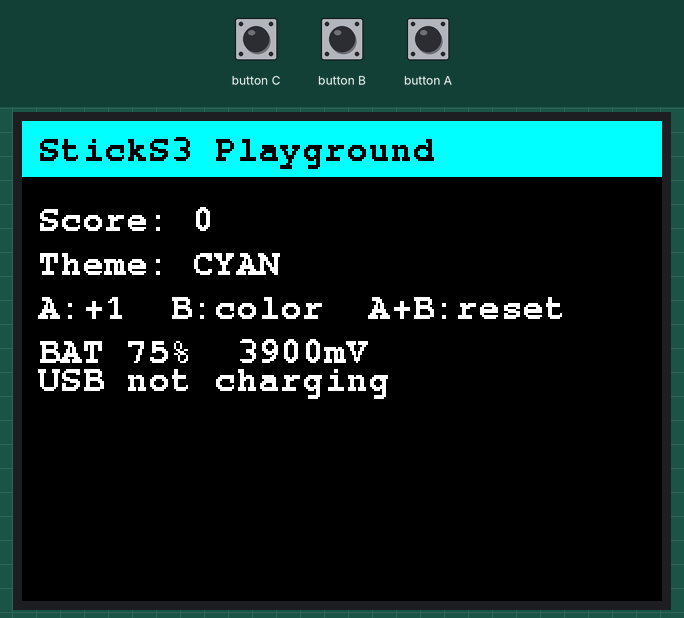
Bench run of a sketch on a simulated ESP32-S3. On the bench: 320×240 colour display. Inputs (shaded band) come from the test bench.

Above: at 1.4 s.
1.5 s: button B pressed for 0.15 s
At 2.8 s:
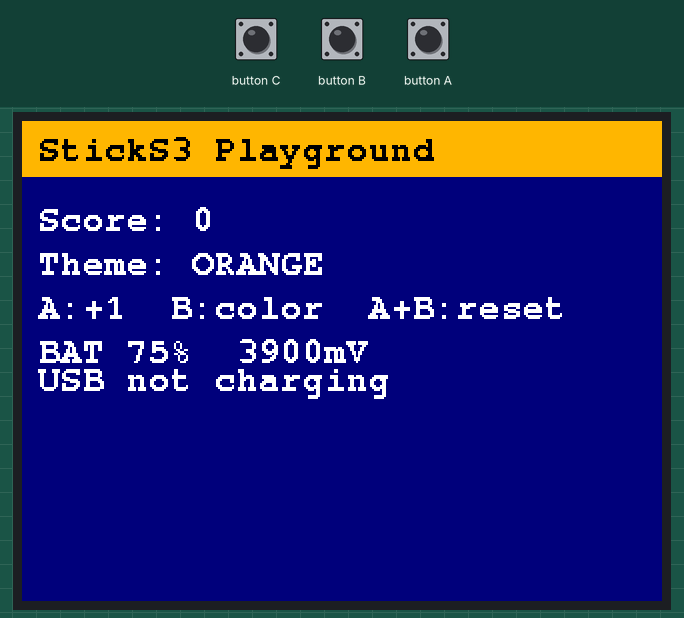
3.1 s: button B pressed for 1 s
At 4.0 s:
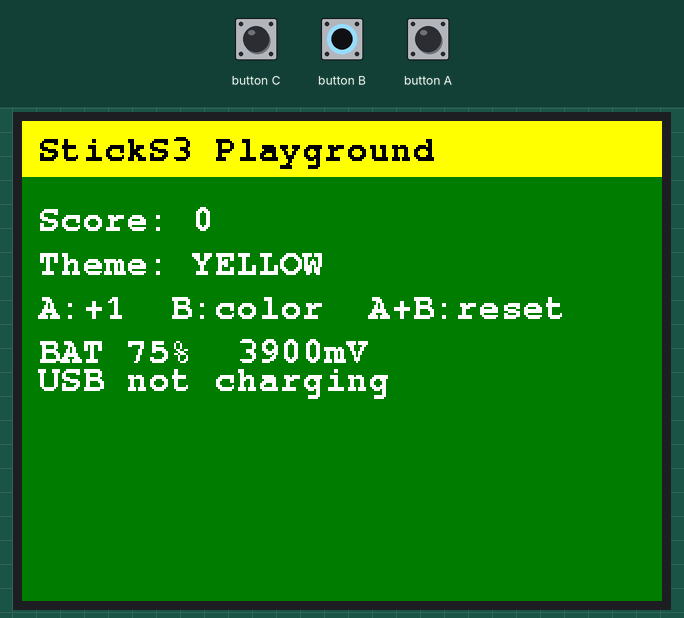
5.6 s: button B pressed for 0.15 s
At 6.0 s:
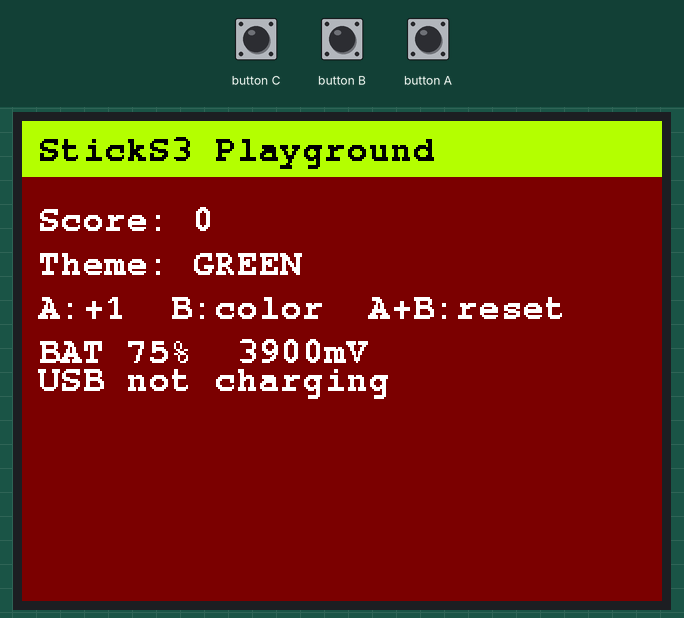
7.2 s: button B pressed for 3.2 s
At 8.3 s:
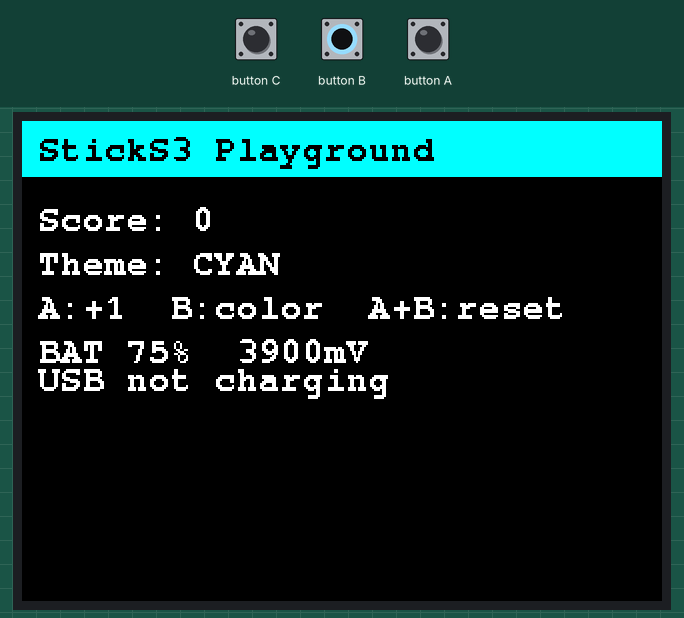
11.9 s: button A pressed for 0.15 s
13.5 s: button A pressed for 1 s
Timing chart, 0 to 16.5 s (numbered marks = the images above; inputs shaded):
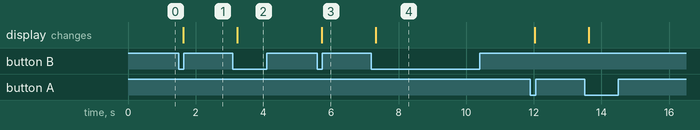

The sketch:

StickS3_Playground.ino
```cpp
#include <M5Unified.h>

struct Theme {
  uint16_t bg;
  uint16_t fg;
  uint16_t accent;
  const char* name;
};

static const Theme themes[] = {
    {TFT_BLACK, TFT_WHITE, TFT_CYAN, "CYAN"},
    {TFT_NAVY, TFT_WHITE, TFT_ORANGE, "ORANGE"},
    {TFT_DARKGREEN, TFT_WHITE, TFT_YELLOW, "YELLOW"},
    {TFT_MAROON, TFT_WHITE, TFT_GREENYELLOW, "GREEN"},
};

static constexpr int theme_count = sizeof(themes) / sizeof(themes[0]);

static int score = 0;
static int theme_index = 0;
static bool needs_redraw = true;
static uint32_t last_status_ms = 0;

void drawHeader(const Theme& theme) {
  M5.Display.fillRect(0, 0, M5.Display.width(), 28, theme.accent);
  M5.Display.setTextColor(TFT_BLACK, theme.accent);
  M5.Display.setCursor(8, 7);
  M5.Display.print("StickS3 Playground");
}

void drawStatus(const Theme& theme) {
  bool charging = M5.Power.isCharging();
  int battery = M5.Power.getBatteryLevel();
  int voltage = M5.Power.getBatteryVoltage();

  M5.Display.fillRect(0, 105, M5.Display.width(), 30, theme.bg);
  M5.Display.setTextColor(theme.fg, theme.bg);
  M5.Display.setCursor(8, 108);
  M5.Display.printf("BAT %d%%  %dmV", battery, voltage);
  M5.Display.setCursor(8, 122);
  M5.Display.printf("USB %s", charging ? "charging" : "not charging");
}

void drawScreen() {
  const Theme& theme = themes[theme_index];

  M5.Display.setRotation(1);
  M5.Display.fillScreen(theme.bg);
  M5.Display.setTextSize(1);
  M5.Display.setTextFont(&fonts::FreeMonoBold9pt7b);

  drawHeader(theme);

  M5.Display.setTextColor(theme.fg, theme.bg);
  M5.Display.setCursor(8, 42);
  M5.Display.printf("Score: %d", score);

  M5.Display.setCursor(8, 64);
  M5.Display.printf("Theme: %s", theme.name);

  M5.Display.setCursor(8, 86);
  M5.Display.print("A:+1  B:color  A+B:reset");

  drawStatus(theme);
  needs_redraw = false;
}

void setup() {
  auto cfg = M5.config();
  M5.begin(cfg);
  M5.Display.setBrightness(120);
  drawScreen();
}

void loop() {
  M5.update();

  if (M5.BtnA.wasPressed()) {
    score += 1;
    needs_redraw = true;
  }

  if (M5.BtnB.wasPressed()) {
    theme_index = (theme_index + 1) % theme_count;
    needs_redraw = true;
  }

  if (M5.BtnA.pressedFor(700) && M5.BtnB.pressedFor(700)) {
    score = 0;
    needs_redraw = true;
  }

  uint32_t now = millis();
  if (now - last_status_ms > 2000) {
    last_status_ms = now;
    drawStatus(themes[theme_index]);
  }

  if (needs_redraw) {
    drawScreen();
  }

  delay(10);
}
```

Measured:
- after the input at 1.5 s, the display: changes after 0.13 s (image 1)
- after the input at 3.1 s, the display: changes after 0.13 s (image 2)
- after the input at 5.6 s, the display: changes after 0.13 s (image 3)
- after the input at 7.2 s, the display: changes after 0.13 s (image 4)
